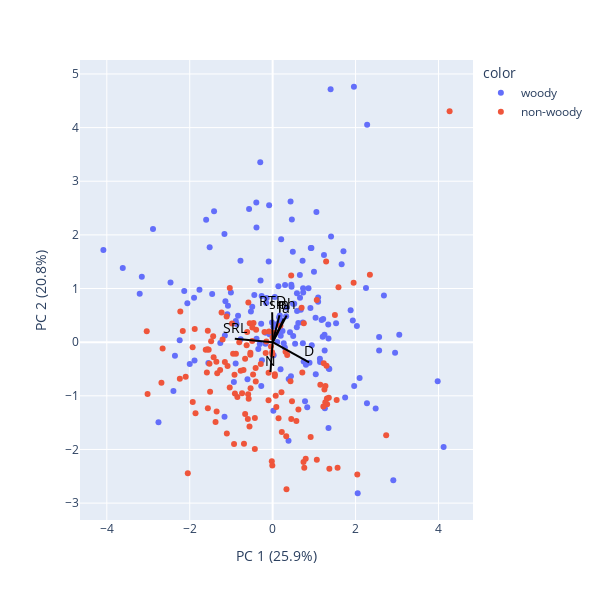

Here is the notebook cell this chart was saved with:
### Code cell
pca1 = PCA(n_components=7)
components = pca1.fit_transform(scaled_features)

loadings = pca1.components_.T * np.sqrt(pca1.explained_variance_)

labels = {
    str(i): f"PC {i+1} ({var:.1f}%)"
    for i, var in enumerate(pca1.explained_variance_ratio_ * 100)
}

fig = px.scatter(components, x=0, y=1, color=df['woodiness'],labels=labels,height=600,width=600)

for i, feature in enumerate(features):
    fig.add_shape(
        type='line',
        x0=0, y0=0,
        x1=loadings[i, 0],
        y1=loadings[i, 1],
        line=dict(
        color="black",
        width=2,
    )
    )
    fig.add_annotation(
        x=loadings[i, 0],
        y=loadings[i, 1],
        ax=0, ay=0,
        xanchor="center",
        yanchor="bottom",
        text=feature,
        font=dict(
            size=14,
            color="black"
            )
    )
fig.show()

### Figure 1 — Plotly figure (JSON) as saved in the notebook; plotly's stock layout.template omitted (floating-point values rounded to 4 significant figures; data arrays with more than 128 entries replaced by an {"elided": "..."} marker saying what was removed)
{"data": [{"hovertemplate": "color=woody<br>PC 1 (25.9%)=%{x}<br>PC 2 (20.8%)=%{y}<extra></extra>", "legendgroup": "woody", "marker": {"color": "#636efa", "symbol": "circle"}, "mode": "markers", "name": "woody", "orientation": "v", "showlegend": true, "type": "scatter", "x": {"elided": "162 float values"}, "xaxis": "x", "y": {"elided": "162 float values"}, "yaxis": "y"}, {"hovertemplate": "color=non-woody<br>PC 1 (25.9%)=%{x}<br>PC 2 (20.8%)=%{y}<extra></extra>", "legendgroup": "non-woody", "marker": {"color": "#EF553B", "symbol": "circle"}, "mode": "markers", "name": "non-woody", "orientation": "v", "showlegend": true, "type": "scatter", "x": {"elided": "134 float values"}, "xaxis": "x", "y": {"elided": "134 float values"}, "yaxis": "y"}], "layout": {"annotations": [{"ax": 0, "ay": 0, "font": {"color": "black", "size": 14}, "text": "SRL", "x": -0.9125, "xanchor": "center", "y": 0.06594, "yanchor": "bottom"}, {"ax": 0, "ay": 0, "font": {"color": "black", "size": 14}, "text": "D", "x": 0.8788, "xanchor": "center", "y": -0.3783, "yanchor": "bottom"}, {"ax": 0, "ay": 0, "font": {"color": "black", "size": 14}, "text": "RTD", "x": -0.01071, "xanchor": "center", "y": 0.557, "yanchor": "bottom"}, {"ax": 0, "ay": 0, "font": {"color": "black", "size": 14}, "text": "N", "x": -0.05248, "xanchor": "center", "y": -0.5563, "yanchor": "bottom"}, {"ax": 0, "ay": 0, "font": {"color": "black", "size": 14}, "text": "la", "x": 0.2702, "xanchor": "center", "y": 0.4389, "yanchor": "bottom"}, {"ax": 0, "ay": 0, "font": {"color": "black", "size": 14}, "text": "ph", "x": 0.3378, "xanchor": "center", "y": 0.4979, "yanchor": "bottom"}, {"ax": 0, "ay": 0, "font": {"color": "black", "size": 14}, "text": "sm", "x": 0.1653, "xanchor": "center", "y": 0.5004, "yanchor": "bottom"}], "height": 600, "legend": {"title": {"text": "color"}, "tracegroupgap": 0}, "margin": {"t": 60}, "shapes": [{"line": {"color": "black", "width": 2}, "type": "line", "x0": 0, "x1": -0.9125, "y0": 0, "y1": 0.06594}, {"line": {"color": "black", "width": 2}, "type": "line", "x0": 0, "x1": 0.8788, "y0": 0, "y1": -0.3783}, {"line": {"color": "black", "width": 2}, "type": "line", "x0": 0, "x1": -0.01071, "y0": 0, "y1": 0.557}, {"line": {"color": "black", "width": 2}, "type": "line", "x0": 0, "x1": -0.05248, "y0": 0, "y1": -0.5563}, {"line": {"color": "black", "width": 2}, "type": "line", "x0": 0, "x1": 0.2702, "y0": 0, "y1": 0.4389}, {"line": {"color": "black", "width": 2}, "type": "line", "x0": 0, "x1": 0.3378, "y0": 0, "y1": 0.4979}, {"line": {"color": "black", "width": 2}, "type": "line", "x0": 0, "x1": 0.1653, "y0": 0, "y1": 0.5004}], "width": 600, "xaxis": {"anchor": "y", "domain": [0, 1], "title": {"text": "PC 1 (25.9%)"}}, "yaxis": {"anchor": "x", "domain": [0, 1], "title": {"text": "PC 2 (20.8%)"}}}}
